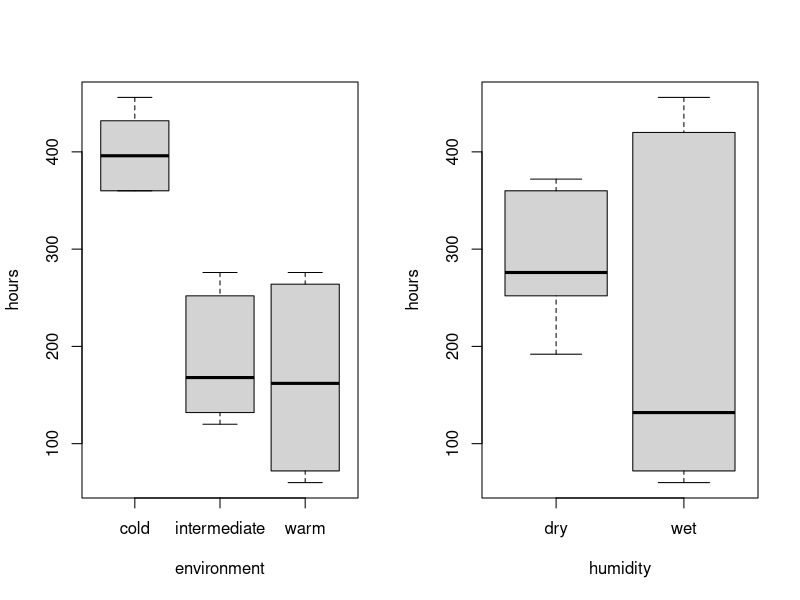
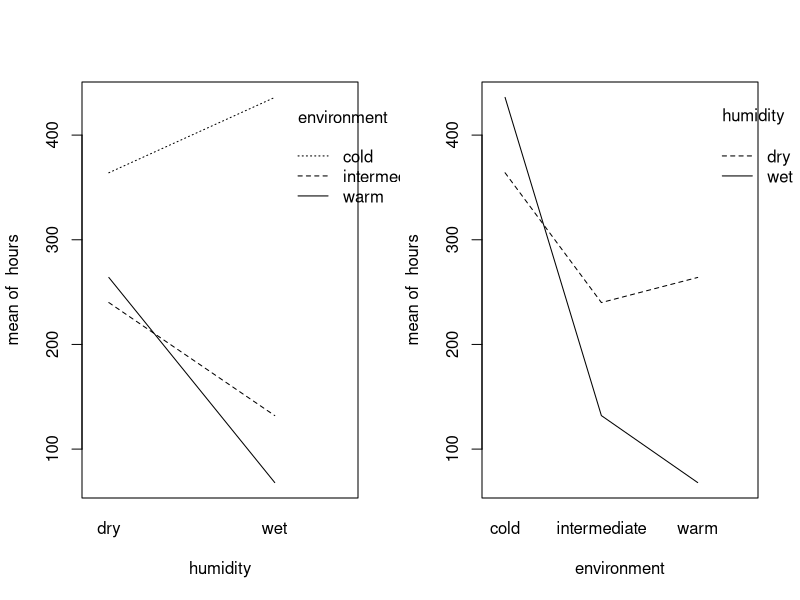
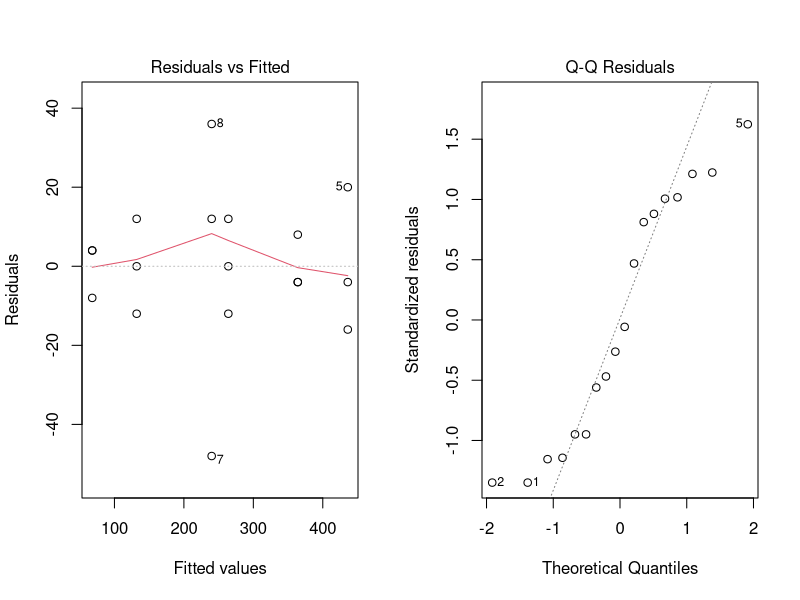
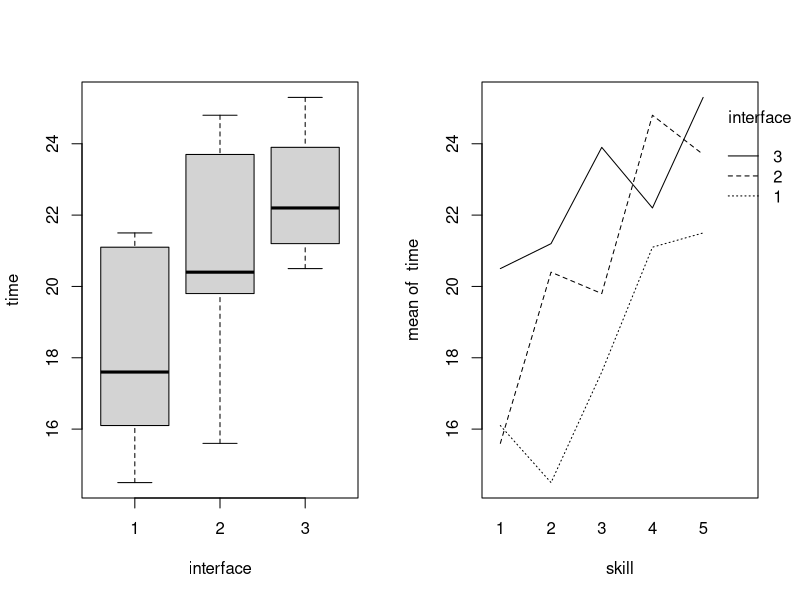
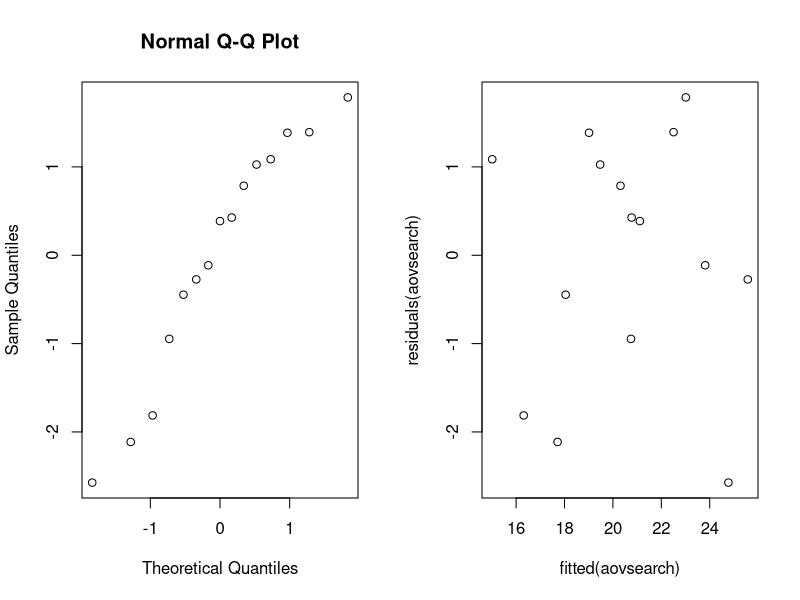

Here is the R script that generated these plots, in order:
## ---- chunk 1
library(tidyverse)
library(rstudioapi)

knitr::opts_chunk$set(echo = TRUE)
setwd(dirname(getActiveDocumentContext()$path))
# round numbers to 3 digits
options(digits = 3)
## ---- chunk 2
data <- read.table(file="data/bread.txt",header=TRUE)
I=3; J=2; N=3

env = rep(c("cold","intermediate","warm"), each=N*J)
hum = rep(c("dry", "wet"),each = N*I)

cbind(env, hum, sample(1:(N*I*J)))
## ---- chunk 3
par(mfrow=c(1,2))
attach(data)
boxplot(hours~environment)
boxplot(hours~humidity)
interaction.plot(humidity,environment,hours)
interaction.plot(environment,humidity,hours)

## ---- chunk 4

data$environment=as.factor(data$environment)
data$humidity=as.factor(data$humidity)
dataaov=lm(hours~humidity*environment)
anova(dataaov)

summary(dataaov)

# Without interaction

data$humidity=as.factor(data$humidity)
data$environment=as.factor(data$environment)
dataaov=lm(hours~humidity+environment,data=data)
anova(dataaov)

## ---- chunk 5
par(mfrow=c(1,2))
dataaov2=lm(hours~humidity*environment,data=data); 
shapiro.test(residuals(dataaov2))
plot(dataaov2, 1)
plot(dataaov, 2)
## ---- chunk 6
data_search <- read.table(file="data/search.txt",header=TRUE)

interface <- factor(rep(c("1","2","3"),each = 5))
skill <- factor(rep(c("1","2","3","4","5"),times = 3))
students <- c(1:15)
block <- data.frame(students,skill,interface)

block

## ---- chunk 7
attach(data_search)
aovsearch = lm(time~interface+skill)
anova(aovsearch)

boxplot(time~interface) # Interface 3 has the longest search time

interaction.plot(skill,interface,time) # Skill 2 and interface 1 is the fastest

summary(aovsearch) # Estimate interface 3 = 4.46, skill 3 = 3.03, so 3-3 gives:

(4.46+3.03)/2 # 3.75 seconds ????

## ---- chunk 8
par(mfrow=c(1,2))
qqnorm(residuals(aovsearch))
plot(fitted(aovsearch),residuals(aovsearch))
## ---- chunk 9
friedman.test(time,interface,skill)
## ---- chunk 10
attach(data_search)

aovsearch = lm(time~interface)
anova(aovsearch)
## ---- chunk 11
data=read.table(file="data/austen.txt",header=TRUE)
austen = data[,1:3]
z = chisq.test(austen)
z
residuals(z)
## ---- chunk 12
z = chisq.test(data)
z
residuals(z)
